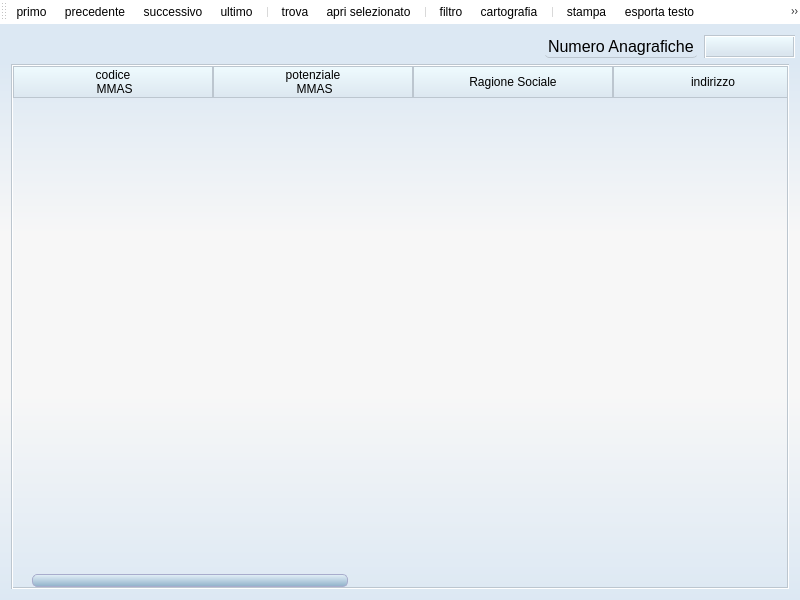
<?xml version="1.0" encoding="UTF-8"?>
<ui version="4.0">
 <class>MainWindowResults</class>
 <widget class="QMainWindow" name="MainWindowResults">
  <property name="windowModality">
   <enum>Qt::NonModal</enum>
  </property>
  <property name="geometry">
   <rect>
    <x>0</x>
    <y>0</y>
    <width>800</width>
    <height>600</height>
   </rect>
  </property>
  <property name="sizePolicy">
   <sizepolicy hsizetype="MinimumExpanding" vsizetype="MinimumExpanding">
    <horstretch>0</horstretch>
    <verstretch>0</verstretch>
   </sizepolicy>
  </property>
  <property name="minimumSize">
   <size>
    <width>800</width>
    <height>600</height>
   </size>
  </property>
  <property name="font">
   <font>
    <family>Arial</family>
   </font>
  </property>
  <property name="windowTitle">
   <string>Elenco Anagrafiche</string>
  </property>
  <property name="windowIcon">
   <iconset resource="risorse.qrc">
    <normaloff>:/resources/icon_mmas.png</normaloff>:/resources/icon_mmas.png</iconset>
  </property>
  <widget class="QWidget" name="centralWidget">
   <property name="styleSheet">
    <string notr="true"> /* sets background color  */
QWidget {
background-color:rgba(255,255,255,0);
}

QWidget#centralWidget{
	/*background-color: qlineargradient(spread:reflect, x1:0, y1:1, x2:0, y2:0, stop:0 rgba(217, 239, 255, 255), stop:0.5 rgba(239, 248, 255, 255), stop:1 rgba(210, 236, 255, 255));
	background-color: qlineargradient(spread:pad, x1:0, y1:1, x2:0, y2:0, stop:0 rgba(223, 246, 255, 255), stop:0.481132 rgba(243, 243, 243, 255), stop:0.995261 rgba(223, 246, 255, 255));*/
	background-color: qlineargradient(spread:pad, x1:0, y1:1, x2:0, y2:0, stop:0 rgba(220, 232, 243, 255), stop:0.35545 rgba(247, 247, 247, 255), stop:0.635071 rgba(247, 247, 247, 255), stop:0.933649 rgba(220, 232, 243, 255));
}

/* set scrollbar style */
QScrollBar:horizontal {
 border: 0px solid rgb(168, 172, 204);
 border-radius:7px;
	 background-color:rgba(255,255,255,0);
     height: 13px;
     margin: 0px 19px 0px 19px;
 }

 QScrollBar::handle:horizontal {	
	background-color: qlineargradient(spread:pad, x1:0, y1:1, x2:0, y2:0, stop:0.0272727 rgba(146, 179, 203, 255), stop:1 rgba(228, 240, 248, 255));
     min-width: 11px;
   border: 1px solid rgb(168, 172, 204);
   border-radius:5px;
 }
 QScrollBar::add-line:horizontal {
  background-color:rgba(255,255,255,0);
   width: 13px;
   height:13px;
     subcontrol-position: right;
     subcontrol-origin: margin;
 }

 QScrollBar::sub-line:horizontal {
  background-color:rgba(255,255,255,0);
     width: 13px;
    height:13px;
     subcontrol-position: left;
     subcontrol-origin: margin;
 }

QScrollBar::add-page:horizontal, QScrollBar::sub-page:horizontal {
	 background-color:rgba(255,255,255,0);
 }

  QScrollBar:left-arrow:horizontal{
	image: url(:/resources/back_not_hov.png);
   width:13px;
   height:13px;
     }
   QScrollBar:left-arrow:horizontal:hover{
	image: url(:/resources/back_not_hov.png);
   width:15px;
   height:15px;
     }
  QScrollBar:left-arrow:horizontal:pressed{
	image: url(:/resources/back_not_hov.png);
   width:11px;
   height:11px;
     }
 QScrollBar:right-arrow:horizontal{
	image: url(:/resources/next_not_hov.png);
   width:13px;
   height:13px;
     }
  QScrollBar:right-arrow:horizontal:hover{
	image: url(:/resources/next_not_hov.png);
   width:15px;
   height:15px;
     }
  QScrollBar:right-arrow:horizontal:pressed{
	image: url(:/resources/next_not_hov.png);
   width:11px;
   height:11px;
     }


QScrollBar:vertical {
 border: 0px solid rgb(188, 189, 207);
 border-radius:7px;
	background-color: rgba(255,255,255,0);
    width: 13px;
     margin: 19px 0px 19px 0px;
 }

 QScrollBar::handle:vertical {
	background-color: qlineargradient(spread:pad, x1:0, y1:1, x2:0, y2:0, stop:0.0272727 rgba(146, 179, 203, 255), stop:1 rgba(228, 240, 248, 255));
     min-height: 13px;
   border: 1px solid rgb(168, 172, 204);
   border-radius:5px;
 }
 QScrollBar::add-line:vertical {
 background-color:rgba(255,255,255,0);
   width: 13px;
   height:13px;
     subcontrol-position: bottom;
     subcontrol-origin: margin;
 }

 QScrollBar::sub-line:vertical {
     background-color:rgba(255,255,255,0);
     width: 13px;
    height:13px;
     subcontrol-position: top;
     subcontrol-origin: margin;
 }

QScrollBar::add-page:vertical, QScrollBar::sub-page:vertical {
	background-color:rgba(255,255,255,0);
 }

  QScrollBar:up-arrow:vertical{
	image: url(:/resources/up_arrow.png);
   width:13px;
   height:13px;
     }
  QScrollBar:up-arrow:vertical:hover{
	image: url(:/resources/up_arrow.png);
   width:15px;
   height:15px;
     }
  QScrollBar:up-arrow:vertical:pressed{
	image: url(:/resources/up_arrow.png);
   width:11px;
   height:11px;
     }
 QScrollBar:down-arrow:vertical{
	image: url(:/resources/down_arrow.png);
   width:13px;
   height:13px;
     }
 QScrollBar:down-arrow:vertical:hover{
	image: url(:/resources/down_arrow.png);
   width:15px;
   height:15px;
     }
 QScrollBar:down-arrow:vertical:pressed{
	image: url(:/resources/down_arrow.png);
   width:11px;
   height:11px;
     }


QToolTip {
     border: 1px solid rgb(188, 189, 207);
     padding: 0.1px;
    border-radius:1px;
	color: rgb(188, 189, 207);
	background-color: rgb(255, 255, 255);
   background-origin:padding-box;
     opacity: 100;
 }</string>
   </property>
   <layout class="QGridLayout" name="gridLayout">
    <item row="1" column="0">
     <widget class="QTableWidget" name="tabella">
      <property name="sizePolicy">
       <sizepolicy hsizetype="MinimumExpanding" vsizetype="MinimumExpanding">
        <horstretch>0</horstretch>
        <verstretch>0</verstretch>
       </sizepolicy>
      </property>
      <property name="font">
       <font>
        <family>Arial</family>
        <pointsize>10</pointsize>
        <strikeout>false</strikeout>
       </font>
      </property>
      <property name="focusPolicy">
       <enum>Qt::NoFocus</enum>
      </property>
      <property name="styleSheet">
       <string notr="true">
 QTableView {
     border:2px groove rgb(188, 198, 207);   
	background-color: rgba(255, 255, 255,0);
	alternate-background-color:rgba(210, 233, 241,130);
	selection-color: rgb(59, 66, 90);
	selection-background-color: rgb(118, 126, 175);
 
 }
QTableView::resizeColumnToContents{
}

 QHeaderView::section {
/* background-color: qlineargradient(spread:pad, x1:0, y1:1, x2:0, y2:0, stop:0 rgba(169, 228, 255, 255), stop:1 rgba(255, 255, 255, 255));*/
	background-color: qlineargradient(spread:pad, x1:0, y1:1, x2:0, y2:0, stop:0.00947867 rgba(220, 231, 240, 255), stop:1 rgba(239, 251, 254, 255));
     border: 0.5px groove rgb(188, 198, 207);
     height:30px;
	font: 11pt &quot;Arial&quot;;
 }

QTableView QTableCornerButton::section {
     background: rgb(255, 255, 255);
     border: 0px;
 }
QTableWidget{
	gridline-color:  rgb(188, 198, 207);
}
QTableWidgetItem{
    text-align:center;
}


</string>
      </property>
      <property name="verticalScrollBarPolicy">
       <enum>Qt::ScrollBarAsNeeded</enum>
      </property>
      <property name="editTriggers">
       <set>QAbstractItemView::NoEditTriggers</set>
      </property>
      <property name="tabKeyNavigation">
       <bool>true</bool>
      </property>
      <property name="dragDropOverwriteMode">
       <bool>false</bool>
      </property>
      <property name="dragDropMode">
       <enum>QAbstractItemView::NoDragDrop</enum>
      </property>
      <property name="alternatingRowColors">
       <bool>true</bool>
      </property>
      <property name="selectionBehavior">
       <enum>QAbstractItemView::SelectRows</enum>
      </property>
      <property name="textElideMode">
       <enum>Qt::ElideRight</enum>
      </property>
      <property name="verticalScrollMode">
       <enum>QAbstractItemView::ScrollPerPixel</enum>
      </property>
      <property name="horizontalScrollMode">
       <enum>QAbstractItemView::ScrollPerPixel</enum>
      </property>
      <property name="sortingEnabled">
       <bool>true</bool>
      </property>
      <attribute name="horizontalHeaderCascadingSectionResizes">
       <bool>false</bool>
      </attribute>
      <attribute name="horizontalHeaderDefaultSectionSize">
       <number>200</number>
      </attribute>
      <attribute name="horizontalHeaderHighlightSections">
       <bool>false</bool>
      </attribute>
      <attribute name="horizontalHeaderMinimumSectionSize">
       <number>80</number>
      </attribute>
      <attribute name="horizontalHeaderStretchLastSection">
       <bool>true</bool>
      </attribute>
      <attribute name="verticalHeaderCascadingSectionResizes">
       <bool>false</bool>
      </attribute>
      <attribute name="verticalHeaderDefaultSectionSize">
       <number>45</number>
      </attribute>
      <attribute name="verticalHeaderMinimumSectionSize">
       <number>45</number>
      </attribute>
      <column>
       <property name="text">
        <string>codice 
 MMAS</string>
       </property>
       <property name="font">
        <font>
         <family>Arial</family>
        </font>
       </property>
       <property name="textAlignment">
        <set>AlignHCenter|AlignVCenter|AlignCenter</set>
       </property>
       <property name="background">
        <color alpha="0">
         <red>255</red>
         <green>255</green>
         <blue>255</blue>
        </color>
       </property>
      </column>
      <column>
       <property name="text">
        <string>potenziale 
 MMAS</string>
       </property>
       <property name="font">
        <font>
         <family>Arial</family>
        </font>
       </property>
       <property name="textAlignment">
        <set>AlignHCenter|AlignVCenter|AlignCenter</set>
       </property>
       <property name="background">
        <color alpha="0">
         <red>255</red>
         <green>255</green>
         <blue>255</blue>
        </color>
       </property>
      </column>
      <column>
       <property name="text">
        <string>Ragione Sociale</string>
       </property>
       <property name="font">
        <font>
         <family>Arial</family>
        </font>
       </property>
       <property name="textAlignment">
        <set>AlignHCenter|AlignVCenter|AlignCenter</set>
       </property>
       <property name="background">
        <color alpha="0">
         <red>255</red>
         <green>255</green>
         <blue>255</blue>
        </color>
       </property>
      </column>
      <column>
       <property name="text">
        <string>indirizzo</string>
       </property>
       <property name="font">
        <font>
         <family>Arial</family>
        </font>
       </property>
       <property name="textAlignment">
        <set>AlignHCenter|AlignVCenter|AlignCenter</set>
       </property>
       <property name="background">
        <color alpha="0">
         <red>255</red>
         <green>255</green>
         <blue>255</blue>
        </color>
       </property>
      </column>
      <column>
       <property name="text">
        <string>Cap</string>
       </property>
       <property name="font">
        <font>
         <family>Arial</family>
        </font>
       </property>
       <property name="textAlignment">
        <set>AlignHCenter|AlignVCenter|AlignCenter</set>
       </property>
       <property name="background">
        <color alpha="0">
         <red>255</red>
         <green>255</green>
         <blue>255</blue>
        </color>
       </property>
      </column>
      <column>
       <property name="text">
        <string>Comune</string>
       </property>
       <property name="font">
        <font>
         <family>Arial</family>
        </font>
       </property>
       <property name="textAlignment">
        <set>AlignHCenter|AlignVCenter|AlignCenter</set>
       </property>
       <property name="background">
        <color alpha="0">
         <red>255</red>
         <green>255</green>
         <blue>255</blue>
        </color>
       </property>
      </column>
      <column>
       <property name="text">
        <string>provincia</string>
       </property>
       <property name="font">
        <font>
         <family>Arial</family>
        </font>
       </property>
       <property name="textAlignment">
        <set>AlignHCenter|AlignVCenter|AlignCenter</set>
       </property>
       <property name="background">
        <color alpha="0">
         <red>255</red>
         <green>255</green>
         <blue>255</blue>
        </color>
       </property>
      </column>
      <column>
       <property name="text">
        <string>telefono</string>
       </property>
       <property name="font">
        <font>
         <family>Arial</family>
        </font>
       </property>
       <property name="textAlignment">
        <set>AlignHCenter|AlignVCenter|AlignCenter</set>
       </property>
       <property name="background">
        <color alpha="0">
         <red>255</red>
         <green>255</green>
         <blue>255</blue>
        </color>
       </property>
      </column>
      <column>
       <property name="text">
        <string>fiscale/partita iva</string>
       </property>
       <property name="font">
        <font>
         <family>Arial</family>
        </font>
       </property>
       <property name="textAlignment">
        <set>AlignHCenter|AlignVCenter|AlignCenter</set>
       </property>
       <property name="background">
        <color alpha="0">
         <red>255</red>
         <green>255</green>
         <blue>255</blue>
        </color>
       </property>
      </column>
     </widget>
    </item>
    <item row="0" column="0">
     <layout class="QFormLayout" name="formLayout">
      <property name="fieldGrowthPolicy">
       <enum>QFormLayout::AllNonFixedFieldsGrow</enum>
      </property>
      <property name="labelAlignment">
       <set>Qt::AlignRight|Qt::AlignTrailing|Qt::AlignVCenter</set>
      </property>
      <property name="formAlignment">
       <set>Qt::AlignRight|Qt::AlignTop|Qt::AlignTrailing</set>
      </property>
      <item row="0" column="0">
       <widget class="QLabel" name="label">
        <property name="sizePolicy">
         <sizepolicy hsizetype="Fixed" vsizetype="Fixed">
          <horstretch>0</horstretch>
          <verstretch>0</verstretch>
         </sizepolicy>
        </property>
        <property name="minimumSize">
         <size>
          <width>0</width>
          <height>23</height>
         </size>
        </property>
        <property name="maximumSize">
         <size>
          <width>16777215</width>
          <height>23</height>
         </size>
        </property>
        <property name="font">
         <font>
          <family>Arial</family>
          <pointsize>12</pointsize>
         </font>
        </property>
        <property name="styleSheet">
         <string notr="true">   	border-bottom:1px solid;
     border-bottom-color: rgb(188, 198, 207);
    background-color: rgba(255, 255, 255, 0);
     border-radius: 5px;
     padding: 0 0px;</string>
        </property>
        <property name="text">
         <string>Numero Anagrafiche</string>
        </property>
       </widget>
      </item>
      <item row="0" column="1">
       <widget class="QLineEdit" name="text_numero_risultati">
        <property name="sizePolicy">
         <sizepolicy hsizetype="Fixed" vsizetype="Fixed">
          <horstretch>0</horstretch>
          <verstretch>0</verstretch>
         </sizepolicy>
        </property>
        <property name="minimumSize">
         <size>
          <width>91</width>
          <height>23</height>
         </size>
        </property>
        <property name="maximumSize">
         <size>
          <width>91</width>
          <height>23</height>
         </size>
        </property>
        <property name="font">
         <font>
          <family>Arial</family>
          <pointsize>11</pointsize>
          <weight>50</weight>
          <italic>false</italic>
          <bold>false</bold>
         </font>
        </property>
        <property name="cursor">
         <cursorShape>ArrowCursor</cursorShape>
        </property>
        <property name="focusPolicy">
         <enum>Qt::NoFocus</enum>
        </property>
        <property name="toolTip">
         <string>numero risultati</string>
        </property>
        <property name="styleSheet">
         <string notr="true">QLineEdit {
     border:2px groove rgb(188,198,207);   
	/*background-color: qlineargradient(spread:pad, x1:0, y1:1, x2:0, y2:0, stop:0 rgba(169, 228, 255, 255), stop:1 rgba(255, 255, 255, 255));*/
	
	background-color: qlineargradient(spread:pad, x1:0, y1:1, x2:0, y2:0, stop:0.208531 rgba(219, 230, 239, 255), stop:0.905213 rgba(239, 251, 254, 255));
     font: 11pt &quot;Arial&quot;;

 }</string>
        </property>
        <property name="maxLength">
         <number>200</number>
        </property>
        <property name="echoMode">
         <enum>QLineEdit::Normal</enum>
        </property>
        <property name="alignment">
         <set>Qt::AlignCenter</set>
        </property>
       </widget>
      </item>
     </layout>
    </item>
   </layout>
  </widget>
  <widget class="QToolBar" name="mainToolBar">
   <property name="minimumSize">
    <size>
     <width>0</width>
     <height>24</height>
    </size>
   </property>
   <property name="maximumSize">
    <size>
     <width>16777215</width>
     <height>27</height>
    </size>
   </property>
   <property name="windowTitle">
    <string>toolBar</string>
   </property>
   <property name="styleSheet">
    <string notr="true">QToolBar{
	background-color: rgb(255,255,255);
    spacing:5px;
  border: 0.5px inset white;
}

QToolButton {
    border:2px groove rgba(255,255,255,0);
     border-radius: 11px;
     background-color: rgba(255,255,255,0);

 }

QToolButton:hover{
	border: 1px outset rgb(255, 255, 255);
}

 QToolButton:pressed {
  /*border: 2px inset rgb(189, 206, 211);*/
	border:1.5px inset rgb(212, 215, 240);
	
 }

 QToolTip {
     border: 1px solid rgb(188, 189, 207);
     padding: 0.1px;
    border-radius:1px;
	color: rgb(188, 189, 207);
	background-color: rgb(255, 255, 255);
   background-origin:padding-box;
     opacity: 100;
 }</string>
   </property>
   <attribute name="toolBarArea">
    <enum>TopToolBarArea</enum>
   </attribute>
   <attribute name="toolBarBreak">
    <bool>false</bool>
   </attribute>
   <addaction name="firstButton"/>
   <addaction name="previousButton"/>
   <addaction name="nextButton"/>
   <addaction name="lastButton"/>
   <addaction name="separator"/>
   <addaction name="findButton"/>
   <addaction name="openselButton"/>
   <addaction name="separator"/>
   <addaction name="filter"/>
   <addaction name="cartButton"/>
   <addaction name="separator"/>
   <addaction name="printButton"/>
   <addaction name="textButton"/>
   <addaction name="wordButton"/>
   <addaction name="excelButton"/>
   <addaction name="separator"/>
   <addaction name="newButton"/>
   <addaction name="modifyButton"/>
   <addaction name="eraseButton"/>
  </widget>
  <action name="firstButton">
   <property name="icon">
    <iconset resource="risorse.qrc">
     <normaloff>:/resources/firs_not_hovt.png</normaloff>
     <activeoff>:/resources/first.png</activeoff>
     <selectedoff>:/resources/first.png</selectedoff>:/resources/firs_not_hovt.png</iconset>
   </property>
   <property name="text">
    <string>primo</string>
   </property>
   <property name="autoRepeat">
    <bool>false</bool>
   </property>
  </action>
  <action name="previousButton">
   <property name="icon">
    <iconset resource="risorse.qrc">
     <normaloff>:/resources/back_not_hov.png</normaloff>
     <activeoff>:/resources/back.png</activeoff>
     <selectedoff>:/resources/back.png</selectedoff>:/resources/back_not_hov.png</iconset>
   </property>
   <property name="text">
    <string>precedente</string>
   </property>
   <property name="autoRepeat">
    <bool>false</bool>
   </property>
  </action>
  <action name="nextButton">
   <property name="icon">
    <iconset resource="risorse.qrc">
     <normaloff>:/resources/next_not_hov.png</normaloff>
     <activeoff>:/resources/next.png</activeoff>
     <selectedoff>:/resources/next.png</selectedoff>:/resources/next_not_hov.png</iconset>
   </property>
   <property name="text">
    <string>successivo</string>
   </property>
   <property name="autoRepeat">
    <bool>false</bool>
   </property>
  </action>
  <action name="lastButton">
   <property name="icon">
    <iconset resource="risorse.qrc">
     <normaloff>:/resources/last_not_hov.png</normaloff>
     <activeoff>:/resources/last.png</activeoff>
     <selectedoff>:/resources/last.png</selectedoff>:/resources/last_not_hov.png</iconset>
   </property>
   <property name="text">
    <string>ultimo</string>
   </property>
   <property name="autoRepeat">
    <bool>false</bool>
   </property>
  </action>
  <action name="newButton">
   <property name="icon">
    <iconset resource="risorse.qrc">
     <normaloff>:/resources/new_doc_not_hov.png</normaloff>
     <activeoff>:/resources/new_doc.png</activeoff>
     <selectedoff>:/resources/new_doc.png</selectedoff>:/resources/new_doc_not_hov.png</iconset>
   </property>
   <property name="text">
    <string>nuovo</string>
   </property>
   <property name="toolTip">
    <string>inserisci nuova anagrafica</string>
   </property>
   <property name="autoRepeat">
    <bool>false</bool>
   </property>
  </action>
  <action name="modifyButton">
   <property name="icon">
    <iconset resource="risorse.qrc">
     <normaloff>:/resources/mod_doc_not_hov.png</normaloff>
     <activeoff>:/resources/mod_doc.png</activeoff>
     <selectedoff>:/resources/mod_doc.png</selectedoff>:/resources/mod_doc_not_hov.png</iconset>
   </property>
   <property name="text">
    <string>modifica</string>
   </property>
   <property name="toolTip">
    <string>modifica anagrafica</string>
   </property>
   <property name="autoRepeat">
    <bool>false</bool>
   </property>
   <property name="menuRole">
    <enum>QAction::NoRole</enum>
   </property>
  </action>
  <action name="printButton">
   <property name="icon">
    <iconset resource="risorse.qrc">
     <normaloff>:/resources/icon_print_not_hov.png</normaloff>
     <activeoff>:/resources/print.png</activeoff>
     <selectedoff>:/resources/print.png</selectedoff>:/resources/icon_print_not_hov.png</iconset>
   </property>
   <property name="text">
    <string>stampa</string>
   </property>
   <property name="autoRepeat">
    <bool>false</bool>
   </property>
   <property name="menuRole">
    <enum>QAction::ApplicationSpecificRole</enum>
   </property>
  </action>
  <action name="filter">
   <property name="icon">
    <iconset resource="risorse.qrc">
     <normaloff>:/resources/data_filter-icon_not_hov.png</normaloff>
     <activeoff>:/resources/filter.png</activeoff>
     <selectedoff>:/resources/filter.png</selectedoff>:/resources/data_filter-icon_not_hov.png</iconset>
   </property>
   <property name="text">
    <string>filtro</string>
   </property>
   <property name="toolTip">
    <string>ulteriore selezione</string>
   </property>
   <property name="autoRepeat">
    <bool>false</bool>
   </property>
  </action>
  <action name="eraseButton">
   <property name="icon">
    <iconset resource="risorse.qrc">
     <normaloff>:/resources/eraser_not_hov.png</normaloff>
     <activeoff>:/resources/eraser.png</activeoff>
     <selectedoff>:/resources/eraser.png</selectedoff>:/resources/eraser_not_hov.png</iconset>
   </property>
   <property name="text">
    <string>cancella</string>
   </property>
   <property name="toolTip">
    <string>cancella anagrafica</string>
   </property>
   <property name="autoRepeat">
    <bool>false</bool>
   </property>
  </action>
  <action name="findButton">
   <property name="icon">
    <iconset resource="risorse.qrc">
     <normaloff>:/resources/find_not_hov.png</normaloff>
     <activeoff>:/resources/find.png</activeoff>
     <selectedoff>:/resources/find.png</selectedoff>:/resources/find_not_hov.png</iconset>
   </property>
   <property name="text">
    <string>trova</string>
   </property>
   <property name="toolTip">
    <string>ricerca anagrafica</string>
   </property>
   <property name="autoRepeat">
    <bool>false</bool>
   </property>
  </action>
  <action name="openselButton">
   <property name="icon">
    <iconset resource="risorse.qrc">
     <normaloff>:/resources/open_select_not_hov.png</normaloff>
     <activeoff>:/resources/open_sel.png</activeoff>
     <selectedoff>:/resources/open_sel.png</selectedoff>:/resources/open_select_not_hov.png</iconset>
   </property>
   <property name="text">
    <string>apri selezionato</string>
   </property>
   <property name="toolTip">
    <string>apri anagrafica</string>
   </property>
   <property name="autoRepeat">
    <bool>false</bool>
   </property>
  </action>
  <action name="cartButton">
   <property name="icon">
    <iconset resource="risorse.qrc">
     <normaloff>:/resources/ita_not_hov.png</normaloff>
     <activeoff>:/resources/italia.png</activeoff>
     <selectedoff>:/resources/italia.png</selectedoff>:/resources/ita_not_hov.png</iconset>
   </property>
   <property name="text">
    <string>cartografia</string>
   </property>
   <property name="toolTip">
    <string>torna ai risultati della selezione geografica</string>
   </property>
   <property name="autoRepeat">
    <bool>false</bool>
   </property>
  </action>
  <action name="excelButton">
   <property name="icon">
    <iconset resource="risorse.qrc">
     <normaloff>:/resources/export_excel_not_hov.png</normaloff>
     <activeoff>:/resources/excel.png</activeoff>
     <selectedoff>:/resources/excel.png</selectedoff>:/resources/export_excel_not_hov.png</iconset>
   </property>
   <property name="text">
    <string>esporta in excel</string>
   </property>
   <property name="autoRepeat">
    <bool>false</bool>
   </property>
   <property name="menuRole">
    <enum>QAction::ApplicationSpecificRole</enum>
   </property>
  </action>
  <action name="textButton">
   <property name="icon">
    <iconset resource="risorse.qrc">
     <normaloff>:/resources/text_not_hov.png</normaloff>
     <activeoff>:/resources/text.png</activeoff>
     <selectedoff>:/resources/text.png</selectedoff>:/resources/text_not_hov.png</iconset>
   </property>
   <property name="text">
    <string>esporta testo</string>
   </property>
   <property name="toolTip">
    <string>esporta testo</string>
   </property>
   <property name="autoRepeat">
    <bool>false</bool>
   </property>
   <property name="menuRole">
    <enum>QAction::NoRole</enum>
   </property>
   <property name="iconVisibleInMenu">
    <bool>false</bool>
   </property>
  </action>
  <action name="wordButton">
   <property name="enabled">
    <bool>true</bool>
   </property>
   <property name="icon">
    <iconset resource="risorse.qrc">
     <normaloff>:/resources/export_word_not_hov.png</normaloff>
     <activeoff>:/resources/word.png</activeoff>
     <selectedoff>:/resources/word.png</selectedoff>:/resources/export_word_not_hov.png</iconset>
   </property>
   <property name="text">
    <string>esporta in word</string>
   </property>
   <property name="toolTip">
    <string>esporta in word</string>
   </property>
   <property name="autoRepeat">
    <bool>false</bool>
   </property>
   <property name="visible">
    <bool>true</bool>
   </property>
   <property name="menuRole">
    <enum>QAction::NoRole</enum>
   </property>
  </action>
 </widget>
 <layoutdefault spacing="6" margin="11"/>
 <resources>
  <include location="risorse.qrc"/>
 </resources>
 <connections/>
</ui>
